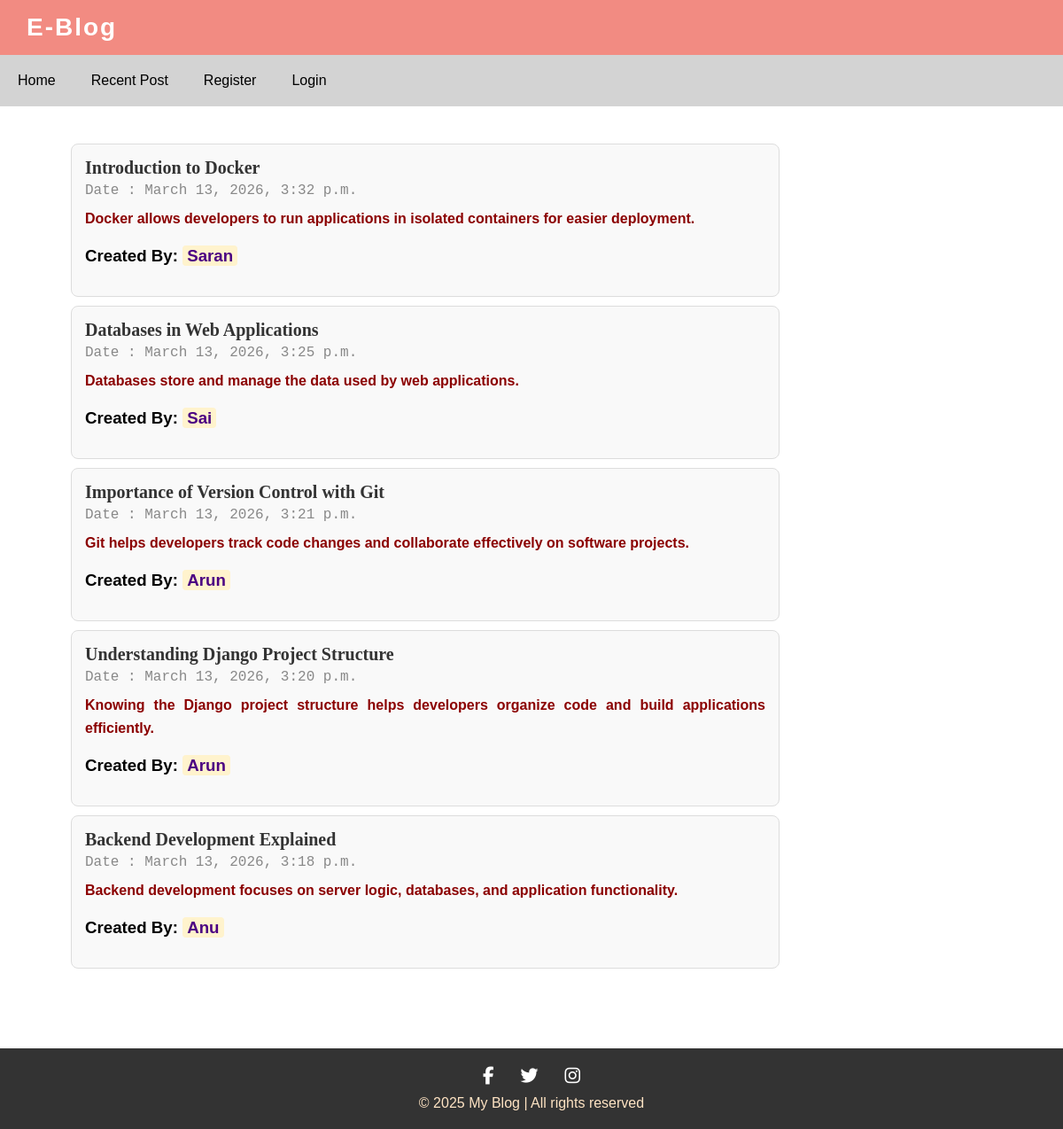
The page /recentpost/ on the database its author committed.
### Blogapp/models.py (models this page shows)
class Post(models.Model):
    title = models.CharField(max_length=55)
    short_description = models.TextField(max_length=400)
    description = models.TextField(max_length=1000)
    created_by =models.DateTimeField(auto_now_add=True)
    user =models.ForeignKey(User,on_delete=models.CASCADE)

### Blogapp/views.py (the view)
# urls.py: path('recentpost/',RecentpostView.as_view(),name="recentpost"),
class RecentpostView(View):
    def get(self,request):
        post= Post.objects.all().values('id','title','short_description','user__first_name','created_by').order_by('-created_by')[:5]
        return render(request,'recentpost.html',{'post':post})

### Blogapp/templates/recentpost.html (shortened to what this page needs)
{% extends 'base.html' %}
{% block content %}
<div class="content-wrapper">
    {% for p in post %}
    <div class="post-container">
        <span class="post-title">{{ p.title }}</span>
        <div class="post-date">Date : {{ p.created_by }}</div>
        <p class="post-shortdescription">{{ p.short_description }}</p>
        <h3>Created By: <span class="highlight-name">{{ p.user__first_name }}</span></h3>
    </div>
    {% endfor %}
</div>
<footer>
    <div class="footer">
        <a href="https://facebook.com" target="_blank"><i class="fab fa-facebook-f"></i></a>
        <a href="https://twitter.com" target="_blank"><i class="fab fa-twitter"></i></a>
        <a href="https://instagram.com" target="_blank"><i class="fab fa-instagram"></i></a>
        <div class="copyright">
            &copy; 2025 My Blog | All rights reserved
        </div>
    </div>
</footer>
{% endblock %}

### Blogapp/templates/base.html (style rules this page uses)
body { margin: 0; padding: 0; font-family: Arial, sans-serif; }
p { font-weight: bold; color: darkred; font-size: medium; margin: 0 20px; }

### Blogapp/templates/recentpost.html (style rules this page uses)
.content-wrapper { width: 70%; margin: 5%; margin-top: 1%; padding: 20px; box-sizing: border-box; }
.post-container { border: 1px solid #ddd; border-radius: 8px; padding: 15px; margin: 10px 0; background-color: #f9f9f9; position: relative; }
.post-title { font-size: 20px; font-weight: bold; color: #333; display: block; font-family: Georgia, 'Times New Roman', Times, serif; }
.post-date { font-size: 16px; color: #888; margin-top: 5px; font-family: 'Courier New', Courier, monospace; }
.post-shortdescription { margin: 10px 0; line-height: 1.6; font-family: Arial, Helvetica, sans-serif; text-align: justify; }
.highlight-name { font-family: 'Arial Black', sans-serif; color: indigo; background-color: #fff3cd; padding: 1px 5px; border-radius: 4px; }
.footer { background-color: #333; padding: 20px; display: flex; justify-content: center; align-items: center; flex-wrap: wrap; margin-top: 40px; }
.footer a { color: white; margin: 0 15px; font-size: 20px; }
.copyright { width: 100%; text-align: center; color: bisque; margin-top: 10px; }

### rows shown on the page
Post: title "Introduction to Docker", created_by "March 13, 2026, 3:32 p.m.", short_description "Docker allows developers to run applications in isolated containers for easier deployment.", user__first_name "Saran"
Post: title "Databases in Web Applications", created_by "March 13, 2026, 3:25 p.m.", short_description "Databases store and manage the data used by web applications.", user__first_name "Sai"
Post: title "Importance of Version Control with Git", created_by "March 13, 2026, 3:21 p.m.", short_description "Git helps developers track code changes and collaborate effectively on software projects.", user__first_name "Arun"
Post: title "Understanding Django Project Structure", created_by "March 13, 2026, 3:20 p.m.", short_description "Knowing the Django project structure helps developers organize code and build applications efficiently.", user__first_name "Arun"
Post: title "Backend Development Explained", created_by "March 13, 2026, 3:18 p.m.", short_description "Backend development focuses on server logic, databases, and application functionality.", user__first_name "Anu"
